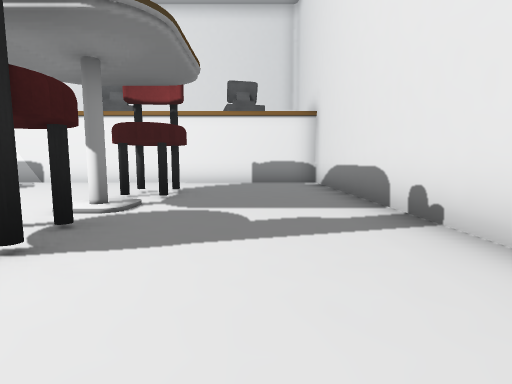
view 1 (above)

12 first-person views from a walk through a scene from a Unity 3-D project. The camera is 1.2 m above the floor, tilts 6° down and sees 85° across. The floor is counted in squares, 2 m on a side. Each view is taken from the middle of a square. On the plan, view 1 faces up. The plan holds only what a view shows up to about 9 squares ahead; the rest is blank. The place goes on beyond the plan. Some animated figures are left out. Some surface patterns are stand-ins.

view 2
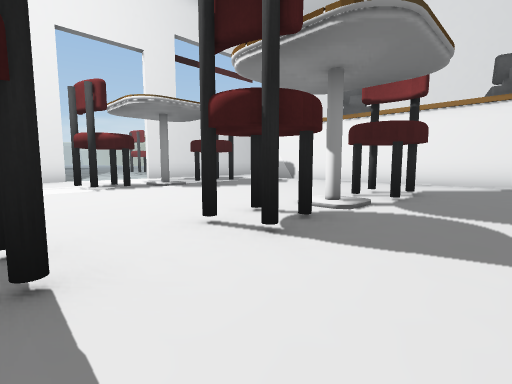

view 3
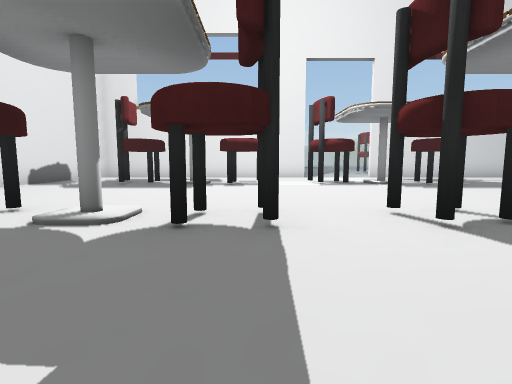

view 4
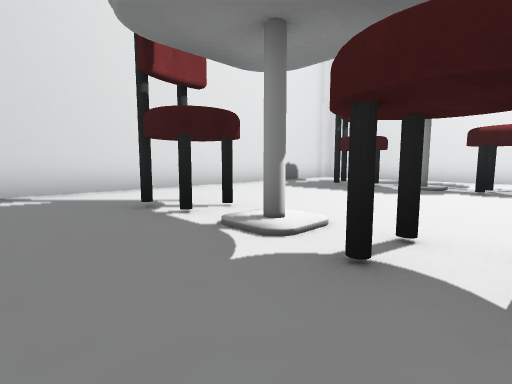

view 5
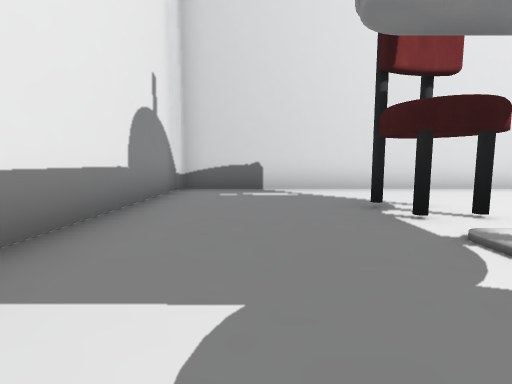

view 6
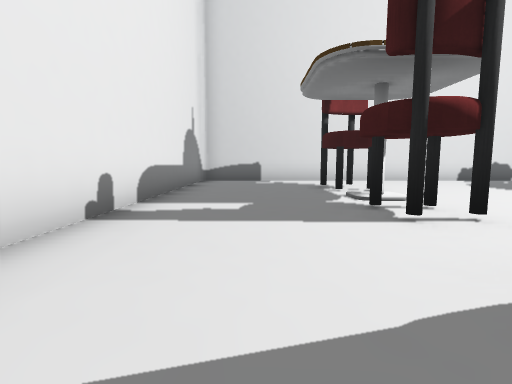

view 7
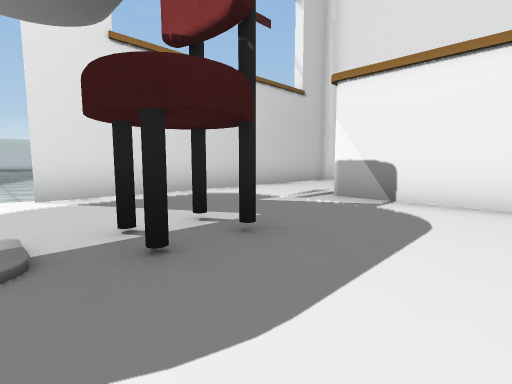

view 8
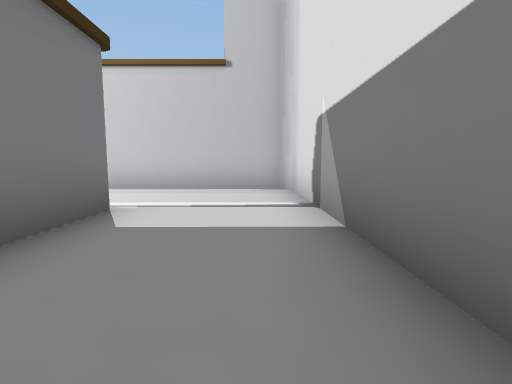

view 9
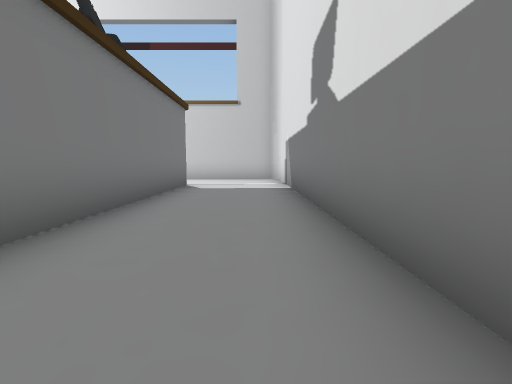

view 10
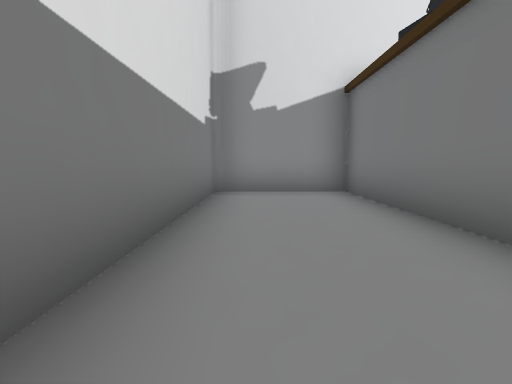

view 11
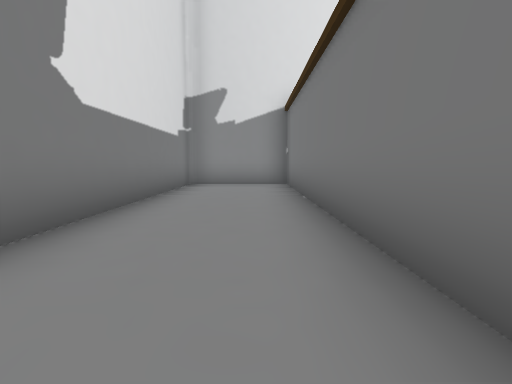

view 12
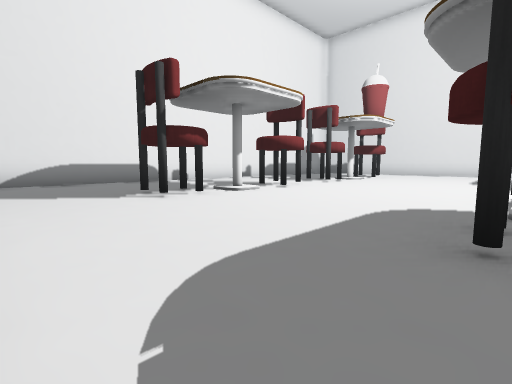

### Floor plan
Key: @ floor where view 1 was taken; # wall or solid block; x gap in a wall; . floor.
Columns run from 12 left of view 1 to 2 right of it. Each row starts with its distance up from view 1.
 13   #############
 12   #...........#
 11   #...........#
 10   #..##########
  9   #..##########
  8   #...........#
  7   #...........#
  6   #..#........#
  5 ..#..x....x...#
  4 .....x........#
  3    ..#........#
  2   ...#....#...#
  1   #...........#
  0   #.........@.#
 -1   #..x........#
 -2   #..x........#
 -3    ..#....#...#
 -4     ..........#
 -5      .........#
 -6     ###########

Where each view was taken, in squares from view 1:
view 1: 0 up, 0 right, facing up
view 2: 0 up, 0 right, facing up-left
view 3: 0 up, 1 right, facing left
view 4: 0 up, 0 right, facing down-left
view 5: 0 up, 0 right, facing down
view 6: 3 up, 0 right, facing down
view 7: 4 up, 5 left, facing up-left
view 8: 12 up, 4 left, facing left
view 9: 12 up, 0 right, facing left
view 10: 12 up, 4 left, facing right
view 11: 11 up, 6 left, facing right
view 12: 8 up, 7 left, facing down-right
